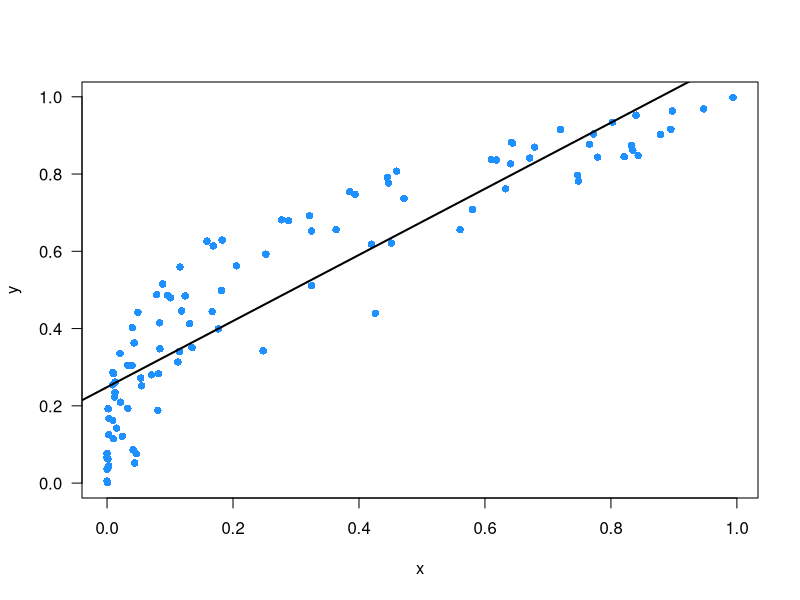
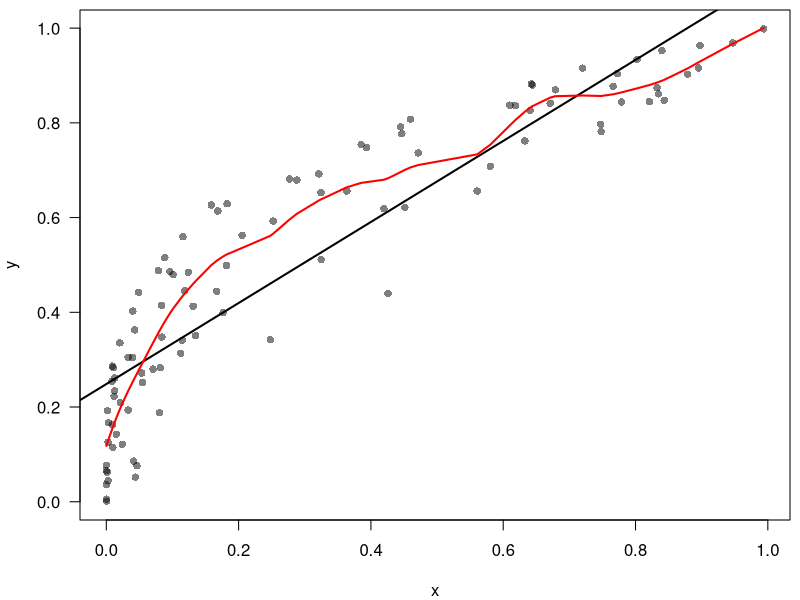
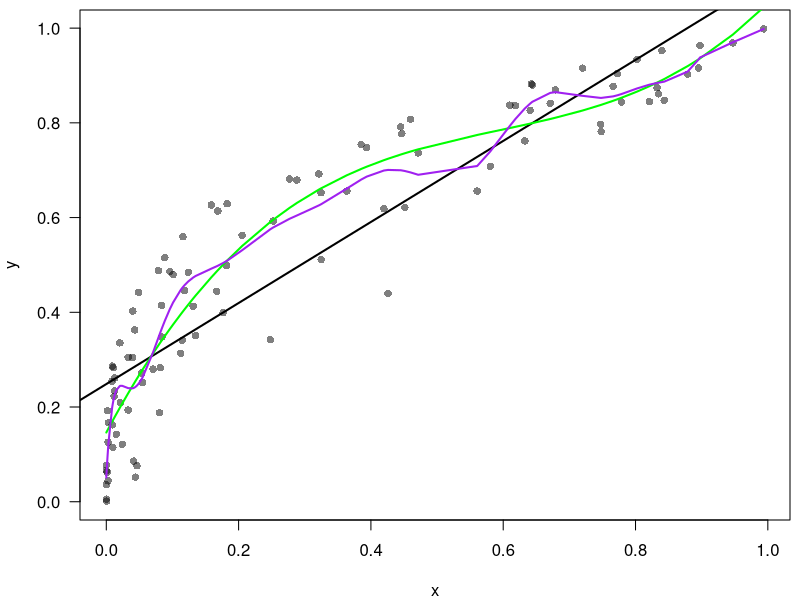

Write the R code that produced these figures, in order.
## ---- chunk 1




## ---- chunk 2
num <- c(1,2,3,4)
char <- LETTERS[1:4]
fact <- as.factor(c('a', 'a', 'b', 'd'))
logc <- c(TRUE, FALSE, TRUE, TRUE)

## ---- chunk 3

is.numeric(num)
is.factor(num)

is.factor(fact)
is.logical(fact)

## ---- chunk 4

dat <- read.csv('data.csv')

## ---- chunk 5

head(dat)


## ---- chunk 6

y <- runif(100)
x <- y ** runif(100, 1,4)

m1 <- lm(y~x)


plot(y=y,x=x, pch=16, 
	ylab='y', xlab='x', 
	col='dodgerblue', las=1)
abline(m1, lwd=2)

## ---- chunk 7

par(mar=c(4,4,0.5,0.5))
plot(y=y,x=x, pch=16, 
	ylab='y', xlab='x', 
	col=adjustcolor(1,0.5), las=1)
abline(m1, lwd=2)

lines(smooth.spline(y=y,x=x), col='red', lwd=2)

## ---- chunk 8

par(mar=c(4,4,0.5,0.5))
plot(y=y,x=x, pch=16, 
	ylab='y', xlab='x', 
	col=adjustcolor(1,0.5), las=1)
abline(m1, lwd=2)

m3 <- lm(y~poly(x,3))
lines(x=sort(x), fitted(m3)[order(x)], col='green', type='l', lwd=2) 

m4 <- lm(y~poly(x,15))
lines(x=sort(x), fitted(m4)[order(x)], col='purple', type='l', lwd=2) 

